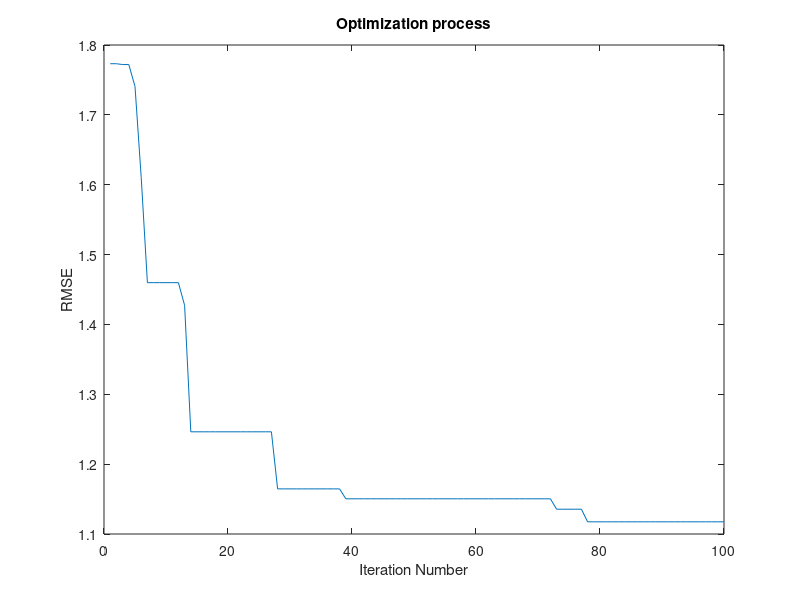
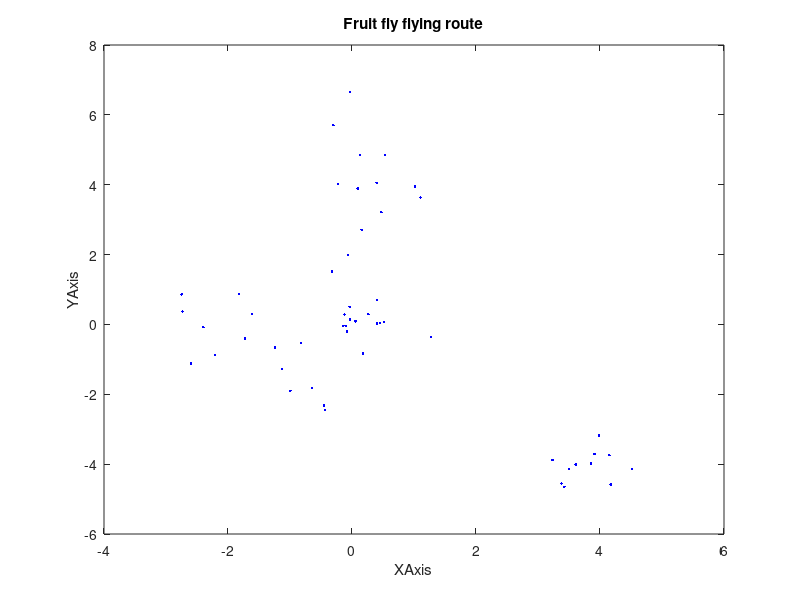

Reproduce these figures in MATLAB, in order.
% empty memory
clc, clear
load dataforZSCORE.mat
[row, col] = size(TXY);
set = row/5;
row1 = row - set;
tr = TXY(1:row1, 1:col - 1);
t1 = TXY(1:row1, col);
te = TXY(row1+1:end, 1:col - 1);
t2 = TXY(row1+1:end, 1:col);

% random initial fruit fly swarm location
XAxis = 10*rand(1,5) - 5;
YAxis = 10*rand(1,5) - 5;
maxIterations = 100;
sizePop = 20;

smellBest = inf;
for it = 1:maxIterations    
    % optimization started, use the sense of smell to find food
    for p = 1:sizePop
        % give the random direction and distance for the search of food 
        % using osphresis by an individual fruit fly.
        X(p, :) = XAxis + 2*rand(1,5) - 1;
        Y(p, :) = YAxis + 2*rand(1,5) - 1;
        
        % calculating the distance from the origin.
        D(p, :) = (X(p, :).^2 + Y(p, :).^2).^0.5;
        S(p, :) = 1./D(p, :);
        a = S(p, :);
        yc = tr*a';
        y = yc - t1;
        smell(p) = (sum(y.^2)/row1)^0.5;
    end
    [bestSmell, bestIndex] = min(smell);
    
    % keep the best smell concentration value and x,y coordinate, and at 
    % this moment, the fruit fly swarm will use vision to fly towards that 
    % location.
    if bestSmell < smellBest
        XAxis = X(bestIndex, :);
        YAxis = Y(bestIndex, :);
        bestS = S(bestIndex, :);
        smellBest = bestSmell;
    end
    yy(it) = smellBest;
    XBest(it, :) = XAxis;
    YBest(it, :) = YAxis;
end

figure(1)
plot(yy)
title('Optimization process')
xlabel('Iteration Number'), ylabel('RMSE')
figure(2)
plot(XBest, YBest, 'b.');
title('Fruit fly flying route')
xlabel('XAxis'), ylabel('YAxis')